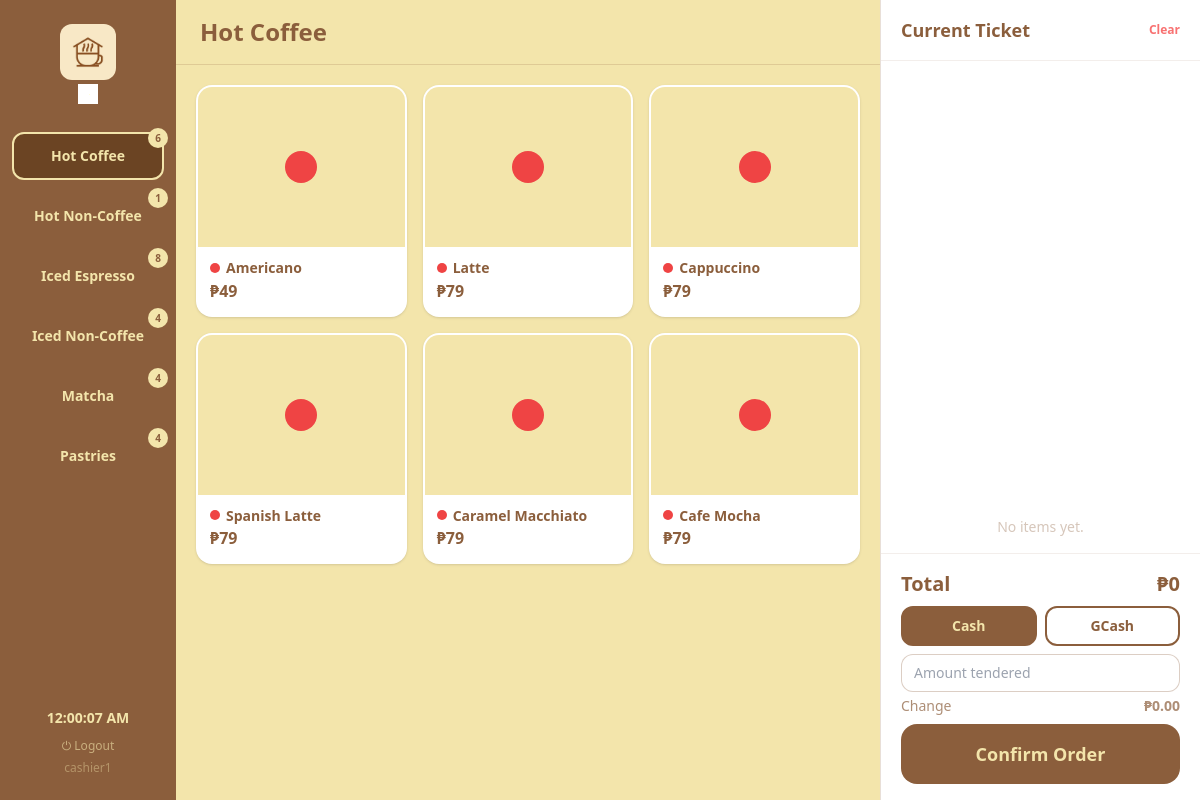
/pos (signed in), run on the app's committed database.
### models.py (models this page shows)
class Product(Base):
    __tablename__ = "products"
    id = Column(Integer, primary_key=True, index=True)
    name = Column(String, nullable=False)
    category = Column(String, nullable=False)
    price = Column(Float, nullable=False)
    dot_color = Column(String, default="brown")
    badge = Column(String, nullable=True)
    image = Column(String, nullable=True)  # filename in /static/products/
    is_available = Column(Boolean, default=True)

class User(Base):
    __tablename__ = "users"
    id = Column(Integer, primary_key=True, index=True)
    username = Column(String, unique=True, nullable=False)
    password = Column(String, nullable=False)
    role = Column(String, default="cashier")

### main.py (the view)
@app.get("/pos", response_class=HTMLResponse)
def pos_terminal(request: Request, db: Session = Depends(get_db)):
    user = get_session_user(request, db)
    if not user:
        return RedirectResponse("/login")
    products = db.query(Product).filter(Product.is_available == True).all()
    grouped = {cat: [p for p in products if p.category == cat] for cat in CATEGORIES}
    cat_counts = {cat: len(grouped[cat]) for cat in CATEGORIES}
    settings = get_settings(db)
    return templates.TemplateResponse("pos.html", {
        "request": request,
        "grouped": grouped,
        "categories": CATEGORIES,
        "cat_counts": cat_counts,
        "user": user,
        "gcash_number": settings.gcash_number,
        "gcash_qr": f"/static/{settings.gcash_qr}" if settings.gcash_qr else None,
    })

### templates/pos.html (shortened to what this page needs)
{% extends "base.html" %}
{% block content %}
<div class="flex h-screen overflow-hidden">
  <aside class="w-44 bg-cocoa flex flex-col py-6 px-3 gap-3 shrink-0">
    <div class="text-center mb-4">
      <img src="/static/logo.jpg" alt="Chinos Coffee" class="w-14 h-14 object-contain mx-auto rounded-xl mb-1"/>
      <img src="/static/wordmark.jpg" alt="Chinos" class="h-5 object-contain mx-auto" style="filter:brightness(10);mix-blend-mode:screen;"/>
    </div>
    {% for cat in categories %}
    <button onclick="switchCategory('{{ cat }}')"
            id="tab-{{ cat }}"
            class="cat-tab relative w-full py-3 px-2 rounded-xl text-sm font-semibold text-cream border-2 border-transparent hover:bg-cocoaDark transition-all text-center">
      {{ cat }}
      <span id="badge-{{ cat }}"
            class="absolute -top-1.5 -right-1.5 text-[10px] font-bold rounded-full w-5 h-5 flex items-center justify-center"
            style="background:#F3E5AB;color:#8B5E3C;">{{ cat_counts[cat] }}</span>
    </button>
    {% endfor %}
    <div class="mt-auto text-center">
      <p id="live-clock" class="text-cream font-semibold text-sm mb-1"></p>
      <a href="/logout" class="text-xs hover:text-cream" style="color:#F3E5AB;opacity:0.6;">⏻ Logout</a>
      <p class="text-xs mt-1" style="color:#F3E5AB;opacity:0.4;">{{ user.username }}</p>
    </div>
  </aside>
  <main class="flex-1 flex flex-col overflow-hidden">
    <header class="px-6 py-4 border-b border-cocoa/20 flex items-center justify-between">
      <h1 class="text-cocoa font-bold text-2xl" id="cat-title">Hot Coffee</h1>
    </header>
    <div class="flex-1 overflow-y-auto p-5">
      {% for cat in categories %}
      <div id="grid-{{ cat }}" class="cat-grid {% if not loop.first %}hidden{% endif %} grid grid-cols-2 md:grid-cols-3 gap-4">
        {% for p in grouped[cat] %}
        <button id="card-{{ p.id }}"
                onclick="addToCart({{ p.id }}, '{{ p.name|e }}', {{ p.price }}, this)"
                class="relative bg-white rounded-2xl overflow-hidden shadow hover:shadow-md hover:-translate-y-0.5
                       transition-all text-left border-2 border-transparent hover:border-cocoa/30 active:scale-95">
          {% if p.image %}
          <div class="w-full h-40" style="background:#F3E5AB;">
            <img src="/static/products/{{ p.image }}" alt="{{ p.name }}"
                 class="w-full h-full object-contain"/>
          </div>
          {% else %}
          <div class="w-full h-40 flex items-center justify-center" style="background:#F3E5AB;">
            <span class="dot-{{ p.dot_color }} inline-block w-8 h-8 rounded-full"></span>
          </div>
          {% endif %}
          <div class="p-3">
            <div class="flex items-center gap-1.5 mb-0.5">
              <span class="dot-{{ p.dot_color }} inline-block w-2.5 h-2.5 rounded-full shrink-0"></span>
              <p class="text-cocoa font-semibold text-sm leading-tight">{{ p.name }}</p>
            </div>
            <p class="font-bold text-base" style="color:#8B5E3C;">₱{{ "%.0f"|format(p.price) }}</p>
          </div>
        </button>
        {% endfor %}
      </div>
      {% endfor %}
    </div>
  </main>
  <aside class="w-80 bg-white flex flex-col border-l border-cocoa/20 shrink-0">
    <div class="px-5 py-4 border-b border-cocoa/10 flex items-center justify-between">
      <h2 class="text-cocoa font-bold text-lg">Current Ticket</h2>
      <button onclick="clearCart()" class="text-xs text-red-400 hover:text-red-600 font-semibold">Clear</button>
    </div>
    <div id="cart-list" class="flex-1 overflow-y-auto px-4 py-3 space-y-2"></div>
    <p id="empty-msg" class="text-center pb-4" style="color:#8B5E3C;opacity:0.35;font-size:0.875rem;display:block;padding-top:2.5rem;">No items yet.</p>
    <div class="px-5 py-4 border-t border-cocoa/10 space-y-2">
      <div class="flex justify-between text-cocoa font-bold text-xl">
        <span>Total</span>
        <span id="grand-total">₱0</span>
      </div>
      <div class="flex gap-2 mt-2">
        <button onclick="setPayment('Cash')" id="btn-cash"
                class="pay-method flex-1 py-2 rounded-xl border-2 border-cocoa bg-cocoa text-cream font-semibold text-sm transition-all">Cash</button>
        <button onclick="setPayment('GCash')" id="btn-gcash"
                class="pay-method flex-1 py-2 rounded-xl border-2 border-cocoa text-cocoa font-semibold text-sm hover:bg-cocoa hover:text-cream transition-all">GCash</button>
      </div>
      <div id="cash-section" class="space-y-1">
        <input id="tendered-input" type="number" min="0" placeholder="Amount tendered"
               oninput="computeChange()"
               class="w-full border border-cocoa/30 rounded-xl px-3 py-2 text-cocoa text-sm focus:outline-none focus:border-cocoa"/>
        <div class="flex justify-between text-sm" style="color:#8B5E3C;opacity:0.7;">
          <span>Change</span>
          <span id="change-display" class="font-semibold">₱0.00</span>
        </div>
      </div>
      <button id="confirm-btn" onclick="confirmOrder()"
              class="w-full bg-cocoa text-cream font-bold text-lg py-4 rounded-2xl hover:bg-cocoaDark
                     transition-all active:scale-95 mt-1 disabled:opacity-50 disabled:cursor-not-allowed">
        Confirm Order
      </button>
    </div>
  </aside>
</div>
{% endblock %}

### templates/base.html (shortened to what this page needs)
<!DOCTYPE html>
<html lang="en">
<head>
  <script src="https://cdn.tailwindcss.com"></script>
</head>
<body class="min-h-screen">
  {% block content %}{% endblock %}
</body>
</html>

### templates/base.html (style rules this page uses)
body { background-color: #F3E5AB; font-family: 'Segoe UI', sans-serif; }
.dot-red { background:#EF4444; }

### data on the page
Product: category "Hot Non-Coffee", is_available "1"
Product: category "Iced Espresso", id "8"
User: username "cashier1"
Product: name "Americano", price "49"
Product: name "Latte", price "79"
Product: name "Cappuccino", price "79"
Product: name "Spanish Latte", price "79"
Product: name "Caramel Macchiato", price "79"
Product: name "Cafe Mocha", price "79"

### other printed values
{{ cat }} "Hot Coffee" "Iced Non-Coffee" "Matcha" "Pastries"
{{ cat_counts[cat] }} "6" "4" "4" "4"
